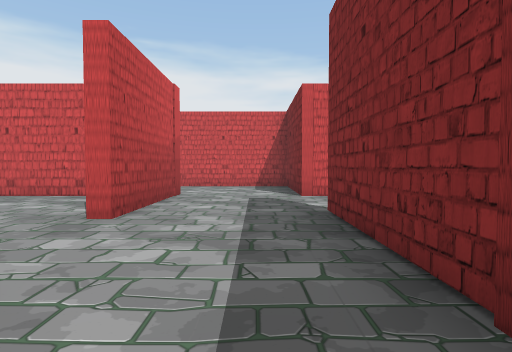
view 1 (above)

21 first-person views from a walk through a scene from a Unity 3-D project. The camera is 1.5 m above the floor, tilts 2° down and sees 80° across. The floor is counted in squares, 2 m on a side. Each view is taken from the middle of a square. On the plan, view 1 faces up. The plan holds only what a view shows up to about 10 squares ahead; the rest is blank. The place goes on beyond the plan. The player is left out.

view 2
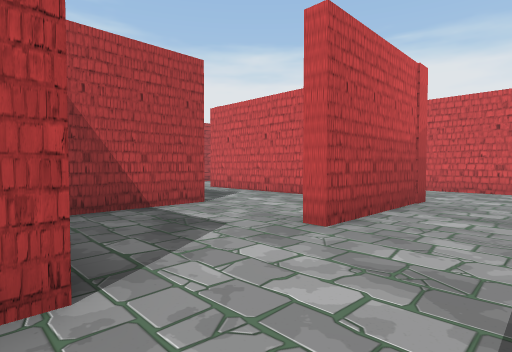

view 3
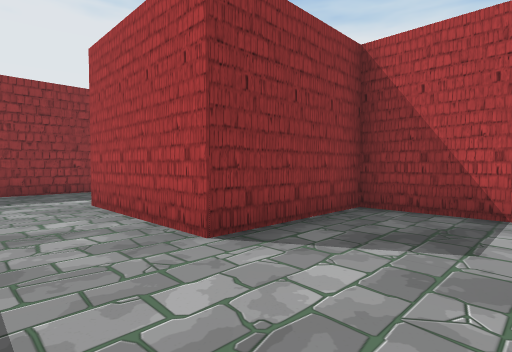

view 4
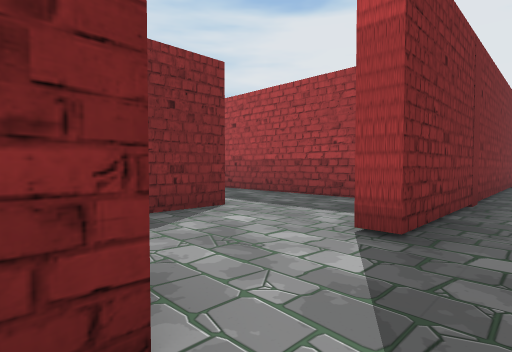

view 5
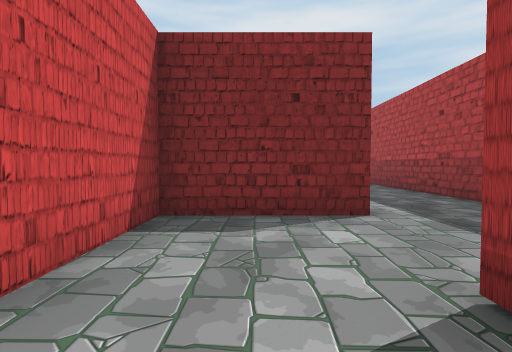

view 6
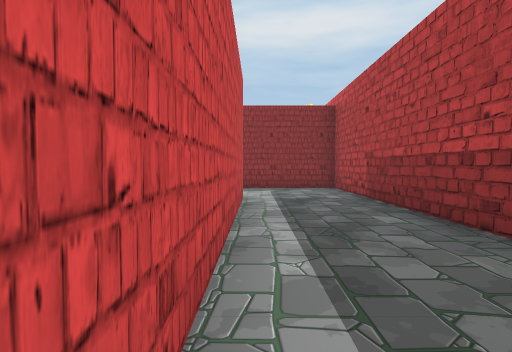

view 7
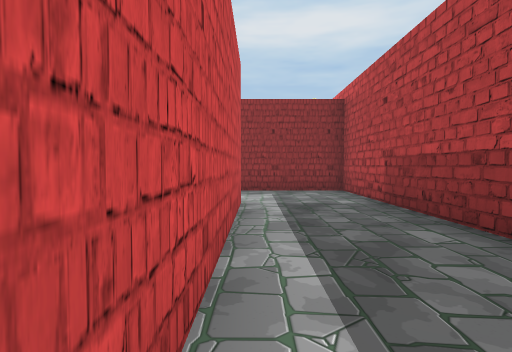

view 8
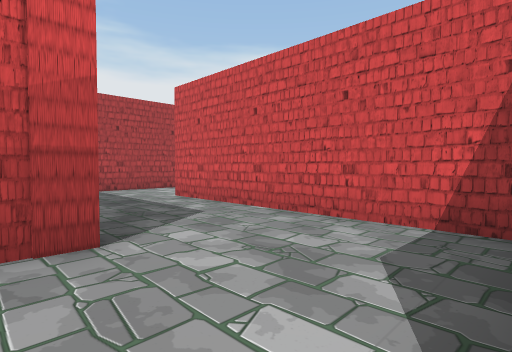

view 9
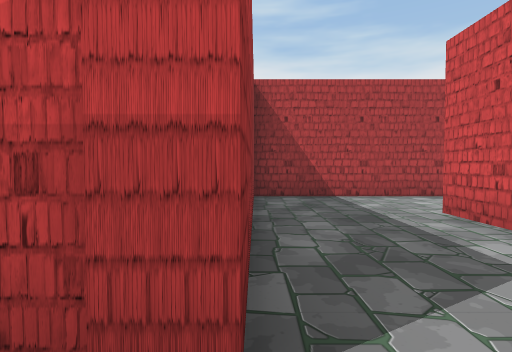

view 10
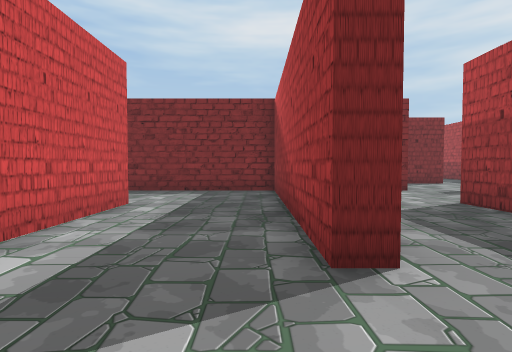

view 11
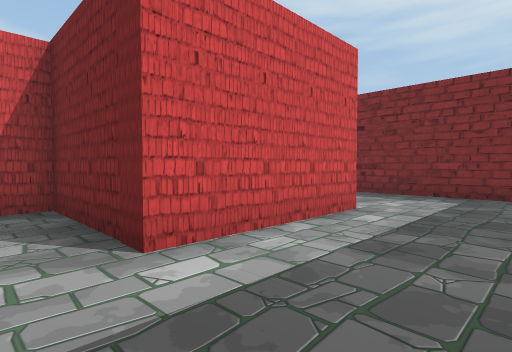

view 12
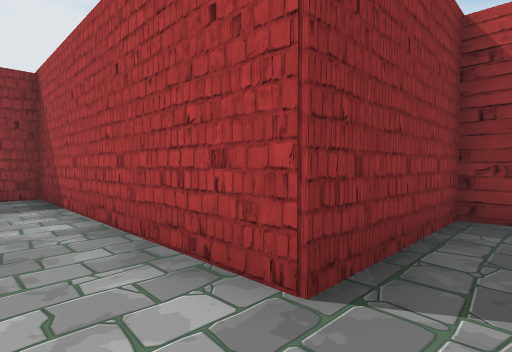

view 13
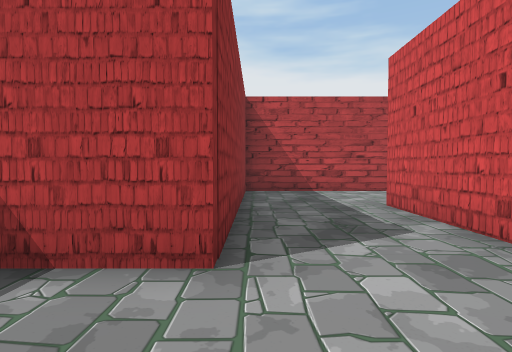

view 14
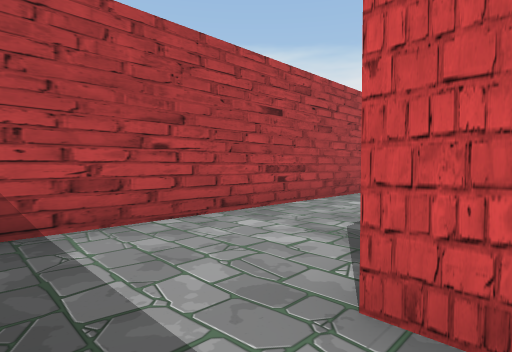

view 15
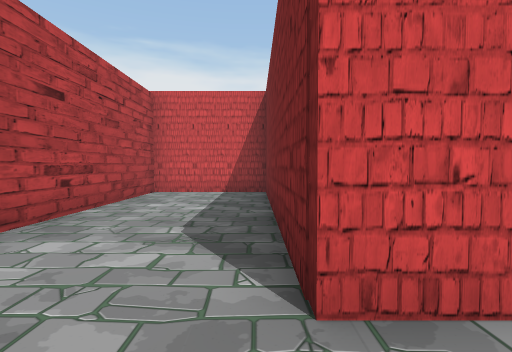

view 16
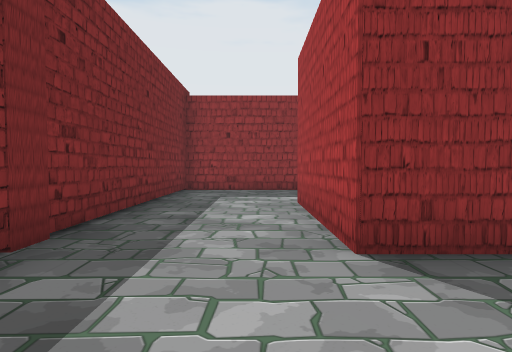

view 17
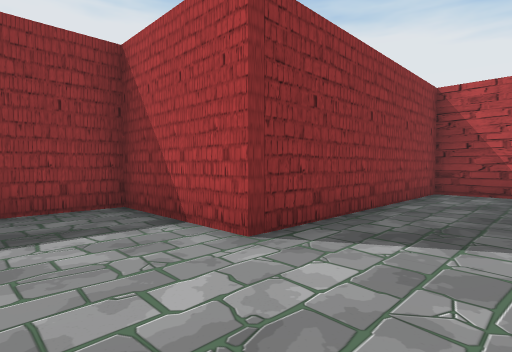

view 18
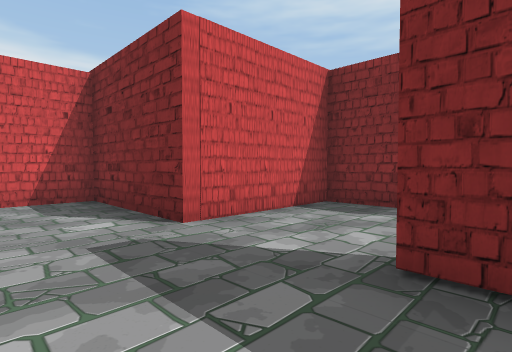

view 19
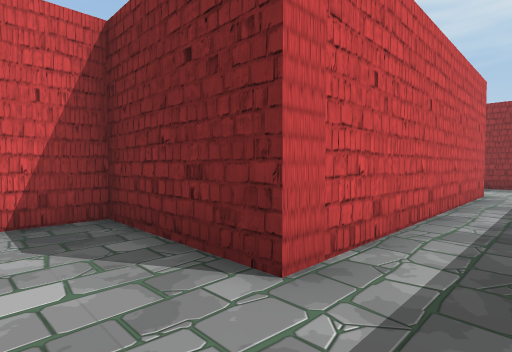

view 20
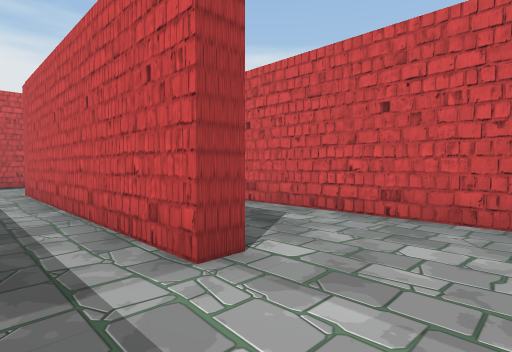

view 21
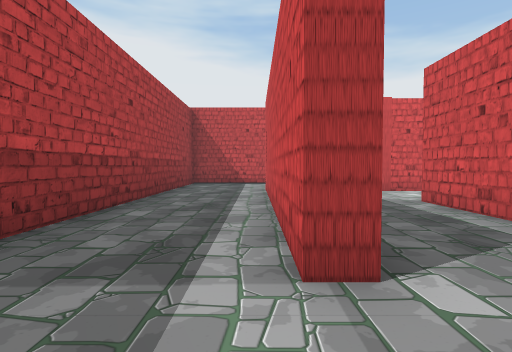

### Floor plan
Points are (right, up) in squares from view 1. A wall is a line through its corners. A room is listed if a view was taken in it or the views show most of it. See-through windows are left out.
Room 1 (views 1, 2, 13, 14, 15, 17)
walls: (-4.1, 7.5) (-8.7, 7.5) (-8.7, 14.5) (-11.8, 14.5) (-11.8, 4.7) (-5.2, 4.7) (-5.2, 1.4) (-2, 1.4) (-2, -2.2); (-2.9, -5.3) (1.1, -5.3) (1.1, 3.5)
ways out: opening at (-0.5, 4) to room 2; opening at (-2, -3.5)
Room 2 (views 3, 5, 6, 7, 8, 16, 18, 19, 20, 21)
walls: (3.4, 1.4) (15, 1.4) (15, 4.8); (1.1, 3.5) (1.1, 4.7) (1.7, 4.7) (1.7, 4); (12.1, 4.3) (4.5, 4.3) (4.5, 7.5) (1.1, 7.5); (-2, 7.9) (-2, 4.1)
ways out: opening at (-0.5, 4) to room 1; opening at (-0.5, 8) to room 3; opening at (13.5, 5) to room 4
Room 3 (views 4, 9, 10, 11, 12)
walls: (-2, 14.5) (-5.8, 14.5) (-5.8, 16.5); (1.1, 7.5) (1.1, 11) (-5.8, 11) (-5.8, 11.4) (1.1, 11.4) (1.1, 16.1); (-11.8, 15.6) (-11.8, 15) (-8.4, 15) (-8.4, 7.9) (-2, 7.9)
ways out: opening at (-0.5, 8) to room 2
Room 4 (no view inside)
walls: (12.1, 4.9) (12.1, 4.3); (13.6, 7.5) (7.6, 7.5)
ways out: opening at (13.5, 5) to room 2; opening at (6.5, 8)

Where each view was taken, in squares from view 1:
view 1: 0 up, 0 right, facing up
view 2: 1 up, 0 right, facing up-left
view 3: 4 up, 0 right, facing down-left
view 4: 8 up, 0 right, facing down-right
view 5: 6 up, 0 right, facing right
view 6: 4 up, 5 right, facing right
view 7: 4 up, 6 right, facing right
view 8: 7 up, 1 right, facing up-left
view 9: 8 up, 1 left, facing left
view 10: 12 up, 8 left, facing right
view 11: 12 up, 7 left, facing up-right
view 12: 16 up, 7 left, facing down-left
view 13: 5 up, 3 left, facing left
view 14: 6 up, 8 left, facing up-left
view 15: 6 up, 9 left, facing up
view 16: 4 up, 1 left, facing down
view 17: 7 up, 3 left, facing down-left
view 18: 4 up, 1 left, facing up-right
view 19: 3 up, 3 right, facing up-right
view 20: 3 up, 14 right, facing up-left
view 21: 4 up, 14 right, facing left
